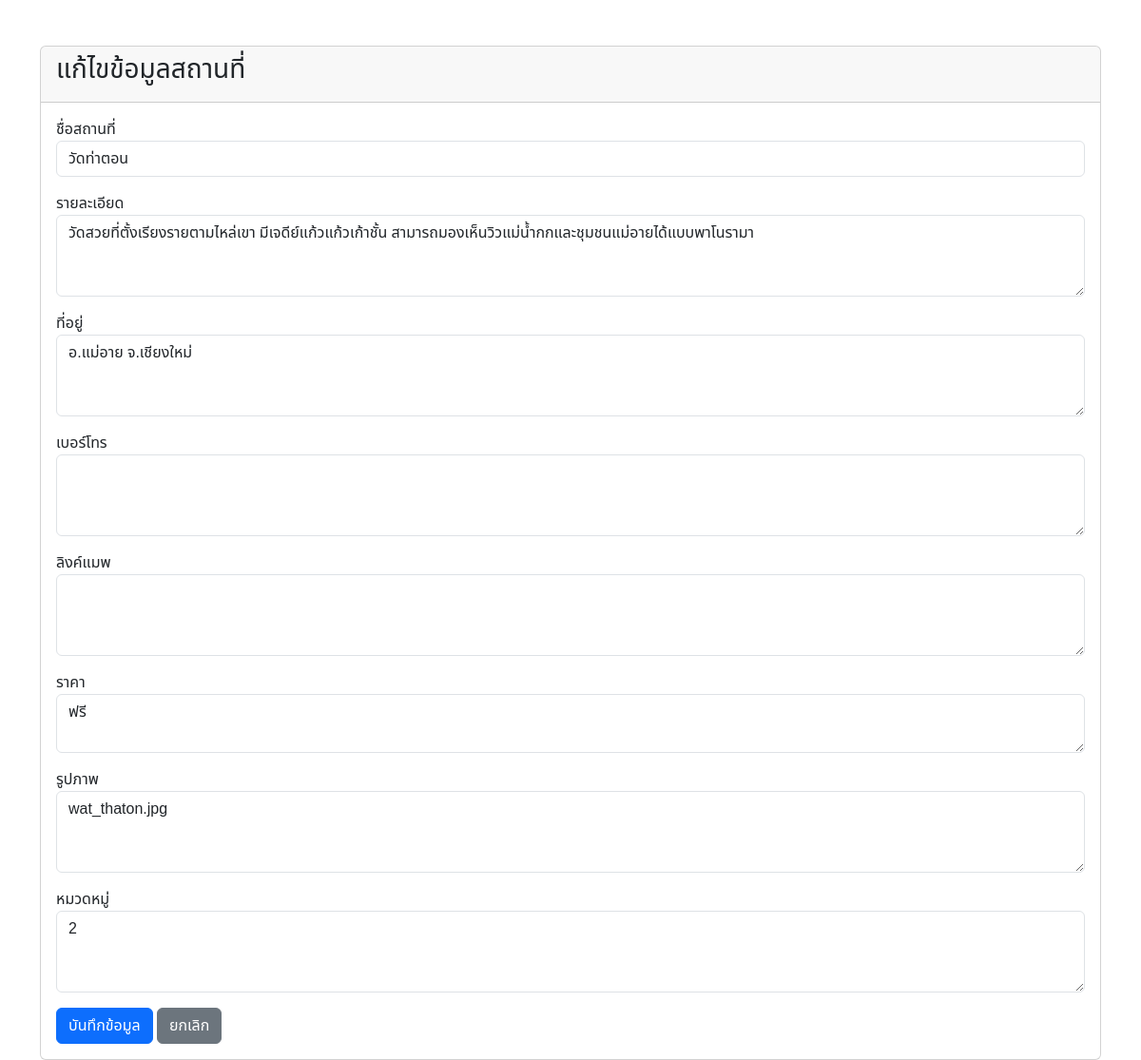
The page /admin/form.php?id=3 on the database as committed earlier.
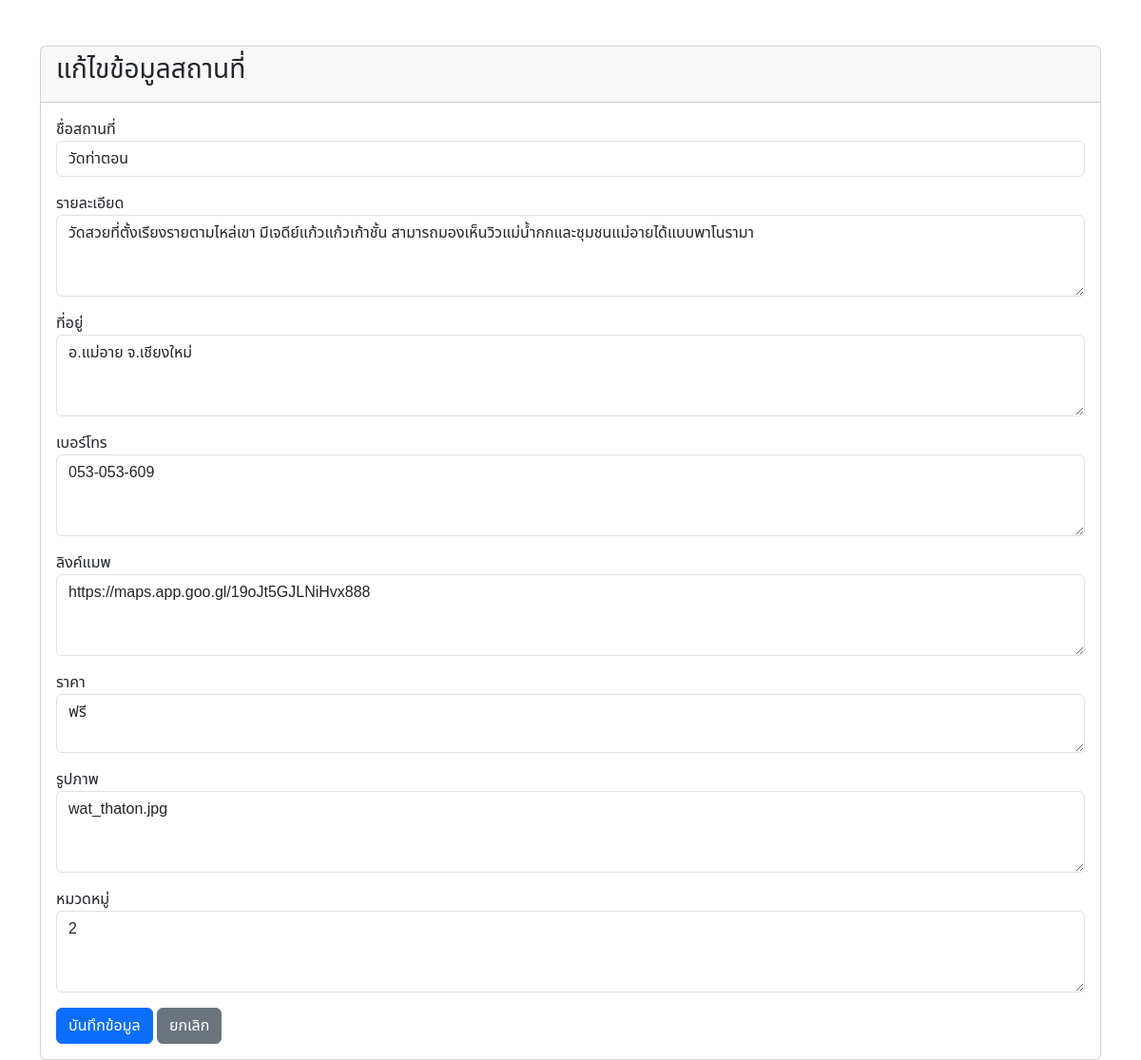
The same page on the database as committed later.
### tables this page shows
CREATE TABLE `attractions` (
  `id` int(11) NOT NULL,
  `name` varchar(200) NOT NULL,
  `description` text DEFAULT NULL,
  `location` varchar(255) DEFAULT NULL,
  `phone_number` varchar(50) DEFAULT NULL,
  `map_link` text DEFAULT NULL,
  `price_range` varchar(50) DEFAULT NULL,
  `cover_image` varchar(255) DEFAULT NULL,
  `category_id` int(11) DEFAULT NULL,
  `created_at` timestamp NOT NULL DEFAULT current_timestamp()
);

### admin/form.php (the view, shortened to what this page needs)
<?php
require '../includes/client.php';
$name = "";
$description = "";
$location = "";
$phone_number = "";
$map_link = "";
$price_range = "";
$cover_image = "";
$category_id = "";
$is_edit = false;
if (isset($_GET['id'])) {
    $is_edit = true;
    $id = $_GET['id'];
    $sql = "SELECT * FROM attractions WHERE id=$id";
    $result = $conn->query($sql);
    $row = $result->fetch_assoc();
    $name = $row['name'];
    $description = $row['description'];
    $location = $row['location'];
    $phone_number = $row['phone_number'];
    $map_link = $row['map_link'];
    $price_range = $row['price_range'];
    $cover_image = $row['cover_image'];
    $category_id = $row['category_id'];
}
?>
<!DOCTYPE html>
<html lang="th">
<head>
    <link href="https://cdn.jsdelivr.net/npm/bootstrap@5.3.0/dist/css/bootstrap.min.css" rel="stylesheet">
</head>
<body class="container mt-5">
    <div class="card">
        <div class="card-header">
            <h3><?php echo $is_edit ? "แก้ไขข้อมูลสถานที่" : "เพิ่มสถานที่ใหม่"; ?></h3>
        </div>
        <div class="card-body">
            <form method="POST" action="">
                <div class="mb-3">
                    <label>ชื่อสถานที่</label>
                    <input type="text" name="name" class="form-control" value="<?php echo $name; ?>" required>
                </div>
                <div class="mb-3">
                    <label>รายละเอียด</label>
                    <textarea name="description" class="form-control" rows="3"><?php echo $description; ?></textarea>
                </div>
                <div class="mb-3">
                    <label>ที่อยู่</label>
                    <textarea name="location" class="form-control" rows="3"><?php echo $location; ?></textarea>
                </div>
                <div class="mb-3">
                    <label>เบอร์โทร</label>
                    <textarea name="phone_number" class="form-control" rows="3"><?php echo $phone_number; ?></textarea>
                </div>
                <div class="mb-3">
                    <label>ลิงค์แมพ</label>
                    <textarea name="map_link" class="form-control" rows="3"><?php echo $map_link; ?></textarea>
                </div>
                <div class="mb-3">
                    <label>ราคา</label>
                    <textarea type="text" name="price_range" class="form-control" row="3"><?php echo $price_range; ?></textarea>
                </div>
                <div class="mb-3">
                    <label>รูปภาพ</label>
                    <textarea name="cover_image" class="form-control" rows="3"><?php echo $cover_image; ?></textarea>
                </div>
                <div class="mb-3">
                    <label>หมวดหมู่</label>
                    <textarea name="category_id" class="form-control" rows="3"><?php echo $category_id; ?></textarea>
                </div>
                <button type="submit" name="submit" class="btn btn-primary">บันทึกข้อมูล</button>
                <a href="index.php" class="btn btn-secondary">ยกเลิก</a>
            </form>
        </div>
    </div>
</body>
</html>

Rows that differ between the two databases and show on the page:
changed attractions "วัดท่าตอน": phone_number (not shown) → "053-053-609"; map_link (not shown) → "https://maps.app.goo.gl/19oJt5GJLNiHvx888"
